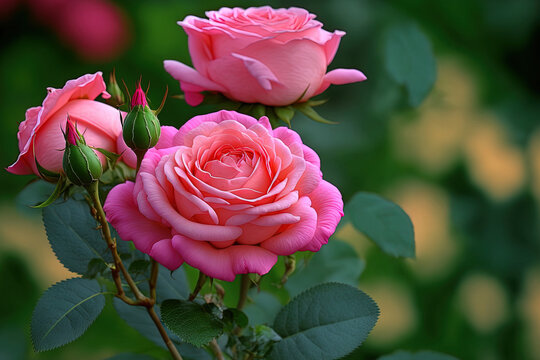
#> input picture chapter-3_image-processing/sample/flower.jpg, 540 x 360 px
$ jupyter execute --allow-errors chapter-3.1-point-operators.ipynb   (shell and % lines are left out)
#> lines starting #> are read from the running program, lines starting #| are printed output that depends on the picture
[cell 1]

import matplotlib.pyplot as plt
import matplotlib.image as mpimg

import numpy as np
import cv2

[cell 2]
# 3.1.1 Pixel Point Operator
# sample images and basic nd array manipulation of images using matrix arithmetic operations
img = mpimg.imread("sample/flower.jpg")
#> img is the input picture: shape (360, 540, 3); mean R, G, B 85.5, 74, 59.8
fig, axis = plt.subplots(1, 2)
axis[0].imshow(img)
axis[1].imshow(img + (np.ones(img.shape) + 10).astype("uint8"))

plt.show()
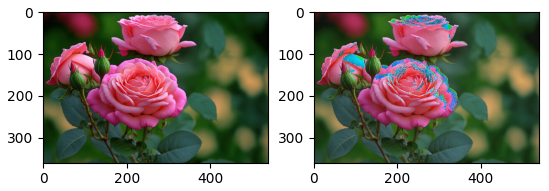
#> figure drawn by matplotlib, 2 panels

[cell 3]
# 3.1.3 Compositing and matting

# calculation of RGBa with alpha, the color is derived by the following formula: C = (1 - a)B + aF
# where B stands for background and F stands for foreground, C is the resulting image

def derive_RGBa(background: np.ndarray, foreground: np.ndarray, alpha: float = 1.) -> np.ndarray:

    return np.round((1 - alpha) * background + alpha * foreground).astype("uint8")


img_foreground = mpimg.imread("sample/flower.jpg")
#> (the rest of this cell did not finish here and is left out)

[cell 4]
# For image alpha blending using OpenCV implementation
def opencv_read_jpg(filename: str) -> np.ndarray:

    return cv2.cvtColor(cv2.imread(filename), cv2.COLOR_BGR2RGB)

# [13 lines left out: function opencv_alpha_blend, not called in this run]


def opencv_alpha_blend_v2(background: np.ndarray, foreground: np.ndarray, alpha: float = 1.) -> np.ndarray:
    # gamma is the scalar value added to each entry in the resulting image, set to 0 in this case
    return cv2.addWeighted(foreground, alpha, background, 1 - alpha, 0)


cv_foreground = opencv_read_jpg("sample/flower.jpg")
#> (the rest of this cell did not finish here and is left out)

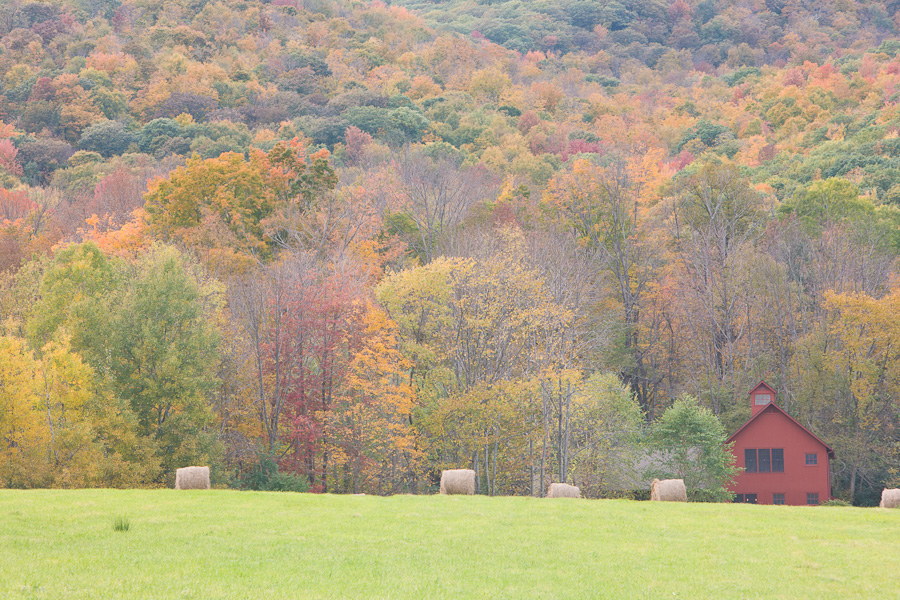
#> input picture chapter-3_image-processing/sample/forest.jpg, 900 x 600 px
#> further down, img is the input picture: shape (600, 900, 3); mean R, G, B 171.3, 160.1, 128.7

width, height, channel = cv_foreground.shape

fig, axis = plt.subplots(3, 3, figsize=(8, 8))

for a in range(9):
    axis[a//3, a % 3].imshow(
        opencv_alpha_blend_v2(
            background=cv_background[:width, :height, :channel],
            foreground=cv_foreground,
            alpha=0.1*(a+1)))
    axis[a//3, a % 3].axis("off")

plt.subplots_adjust(wspace=0.03, hspace=0.03)
fig.tight_layout(h_pad=-13.0)
plt.show()

[cell 5]
# 3.1.4 Histogram equalization
# picture histogram is the frequency of pixels at all intensity, where 8-bit color intensity (at all respective RGB channels) range from 0 to 255

def image_histogram(image: np.ndarray) -> tuple[np.ndarray, np.ndarray, np.ndarray]:
    # 8-bit color range
    color_range = np.arange(2**8 + 1)
    total_pixels = image.shape[0] * image.shape[1]
#> total_pixels = 540000

    r = np.histogram(image[:, :, 0].reshape((total_pixels, )), bins=color_range)[0]
#> r = 256 values, max 7068 at index 206, min 0 at index 0, mean 2109.4
    g = np.histogram(image[:, :, 1].reshape((total_pixels, )), bins=color_range)[0]
#> g = 256 values, max 7656 at index 148, min 0 at index 0, mean 2109.4
    b = np.histogram(image[:, :, 2].reshape((total_pixels, )), bins=color_range)[0]
#> b = 256 values, max 9416 at index 137, min 0 at index 0, mean 2109.4

    return (r, g, b)

# [8 lines left out: function plot_histogram, not called in this run]

img1 = mpimg.imread("sample/flower.jpg")
#> (the rest of this cell did not finish here and is left out)

[cell 6]
# after we have obtained the picture density probability functions f(I)
# we can now derive the cumulative density function of the histogram
# the derivation of the cumulative density, which is the percentile of the value of I, c(I) = c(I - 1) + h(I) / N,
# where c is the cumulative percentile function, h is the frequency function at intensity I, N is the total number of pixels of the image

def cumulative_density(histogram: np.ndarray) -> np.ndarray:
    N = np.sum(histogram)
#> N = 540000
    cumulative = np.cumsum(histogram)
#> cumulative = 256 values from 0 to 540000

    return cumulative / N


# [7 lines left out: function plot_cumulative_histogram, not called in this run]


img1 = mpimg.imread("sample/flower.jpg")
#> (the rest of this cell did not finish here and is left out)

[cell 7]
# now to perform histogram equalization
# to apply equalization, we need to find a mapping function f(I) = a c(I) + (1 - a) I, such that the probabily density is the same for all intensity I (0 ~ 255)
# Important: note that when working with 8-bit pixels, the c(I) function is re-scaled to the range of [0, 255]
# using numpy to implement equalization:
def mapping_function(cdf: np.ndarray) -> np.ndarray:
    cdf_masked = np.ma.masked_equal(cdf, 0)
    cdf_masked = (cdf_masked - cdf_masked.min()) * 255 / (cdf_masked.max() - cdf_masked.min())

    return np.round(np.ma.filled(cdf_masked, 0)).astype("uint8")

def histogram_equalization(image: np.ndarray) -> np.ndarray:
    histogram = image_histogram(img)
    c_r = cumulative_density(histogram[0]) * 255
#> c_r = 256 values from 0 to 255
    c_g = cumulative_density(histogram[1]) * 255
#> c_g = 256 values from 0 to 255
    c_b = cumulative_density(histogram[2]) * 255
#> c_b = 256 values from 0 to 255

    c = np.array([mapping_function(c_r), mapping_function(c_g), mapping_function(c_b)])

    channels = c[0, image[..., 0]], c[1, image[..., 1]], c[2, image[..., 2]]

    return np.stack(channels, axis=-1)
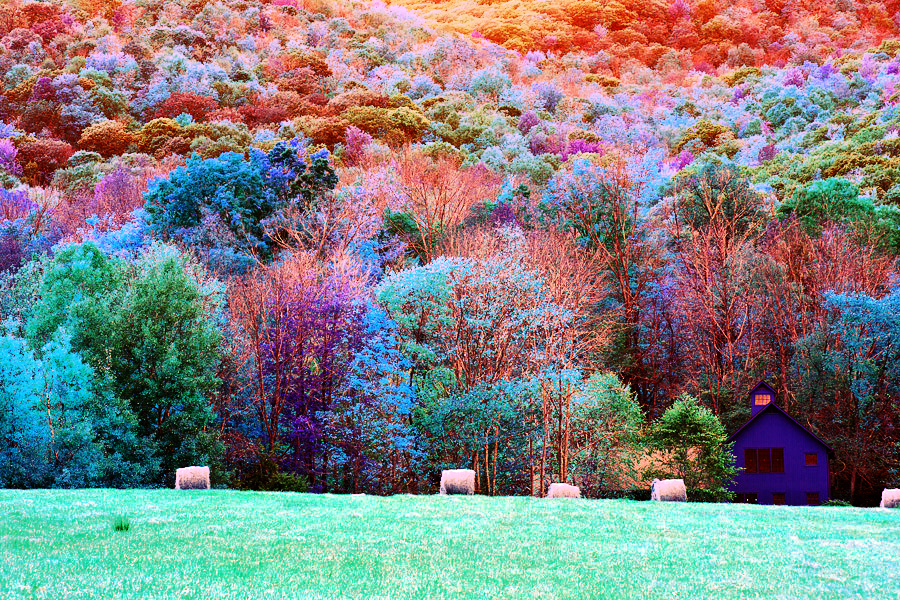
#> returned value: shape (600, 900, 3); mean of channels 0, 1, 2 128.6, 128.7, 129; drawn as B, G, R


img = mpimg.imread("sample/forest.jpg")
new_image = histogram_equalization(img)

fig, axis = plt.subplots(1, 2, figsize=(8, 8))

axis[0].imshow(img)
axis[0].set_title("original")
axis[0].axis("off")
axis[1].imshow(new_image)
axis[1].set_title("histogram equalization")
axis[1].axis("off")

plt.subplots_adjust(wspace=0.03, hspace=0.03)
plt.show()

[cell 8]
# open CV implementation of image equalization
img = cv2.cvtColor(cv2.imread("sample/forest.jpg"), cv2.COLOR_BGR2RGB)
R, G, B = cv2.split(img)
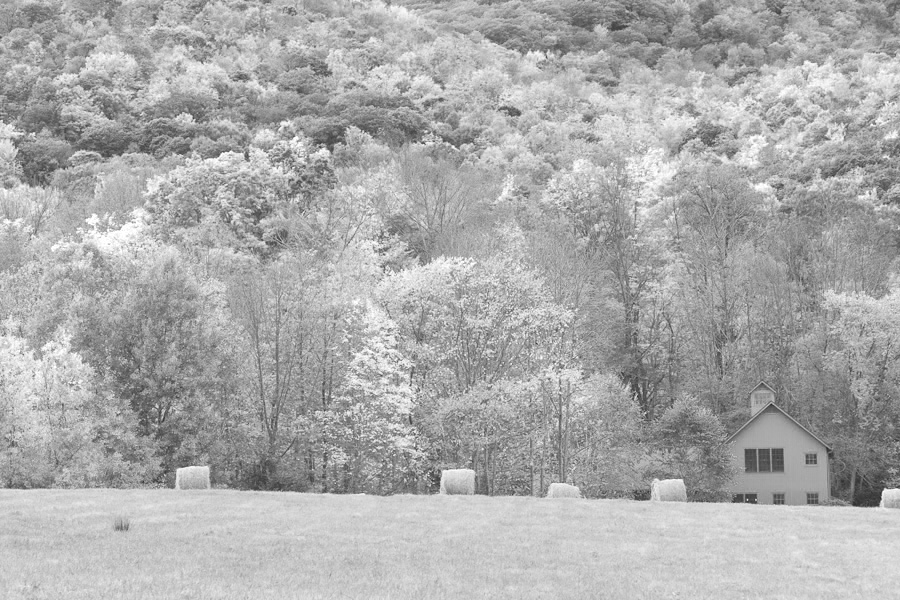
#> R: shape (600, 900); min 39, max 255, mean 171.3
output_R = cv2.equalizeHist(R)
output_G = cv2.equalizeHist(G)
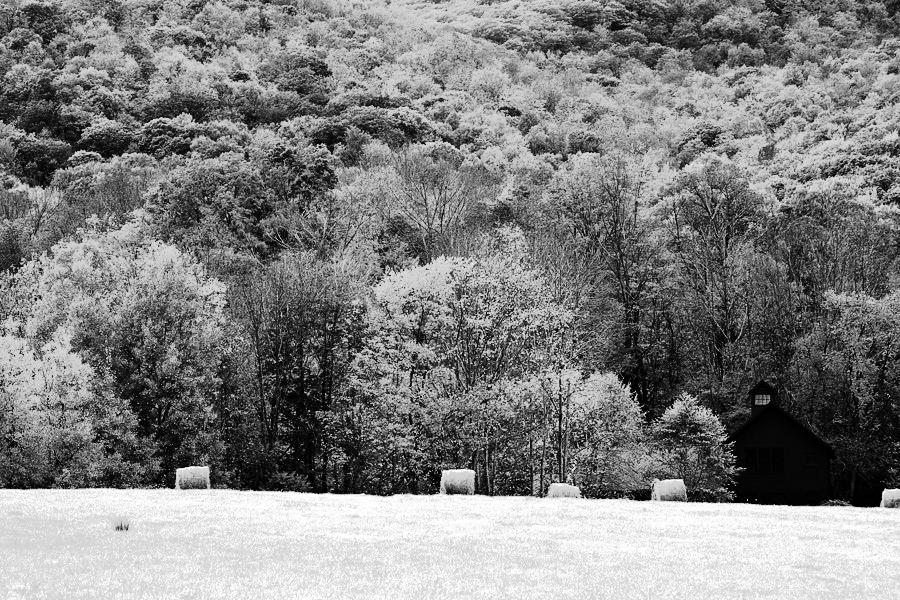
#> output_G: shape (600, 900); min 0, max 255, mean 128.7
output_B = cv2.equalizeHist(B)
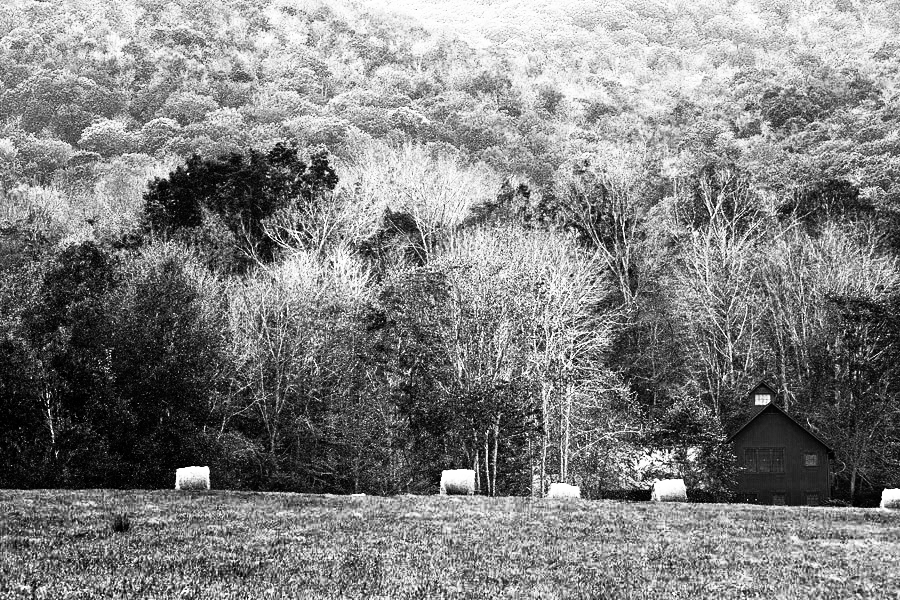
#> output_B: shape (600, 900); min 0, max 255, mean 129

new_image = cv2.merge((output_R, output_G, output_B))

fig, axis = plt.subplots(1, 2, figsize=(8, 8))

axis[0].imshow(img)
axis[0].set_title("original")
axis[0].axis("off")
axis[1].imshow(new_image)
axis[1].set_title("histogram equalization")
axis[1].axis("off")

plt.subplots_adjust(wspace=0.03, hspace=0.03)
plt.show()

[cell 9]
# Adaptive Histogram Equalization (AHE)
# Splitting the image into M x M smaller blocks and apply histogram equalization techniques to all the smaller blocks.
# For more efficient computation, the smaller blocks are non-overlapping,
# after all smaller equalization operation completed, borders of different blocks to be removed by bi-linear interpolation method

# bilinear interpolation implementation
# note that bilinear interpolation can also be achieved by a proper 2D filtering kernel, (refer to chapter-3.2 notebook)
# [22 lines left out: function bilinear_interpolate, not called in this run]

# OpenCV implementation:
# image is divided into small blocks called "tiles" (tileSize is 8x8 by default in OpenCV).
# Then each of these blocks are histogram equalized as usual. So in a small area, histogram would confine to a small region (unless there is noise).
# If noise is there, it will be amplified. To avoid this, contrast limiting is applied.
# If any histogram bin is above the specified contrast limit (by default 40 in OpenCV),
# those pixels are clipped and distributed uniformly to other bins before applying histogram equalization.
# After equalization, to remove artifacts in tile borders, bilinear interpolation is applied.

img = cv2.cvtColor(cv2.imread("sample/forest.jpg"), cv2.COLOR_BGR2RGB)
clahe = cv2.createCLAHE(clipLimit=2, tileGridSize=(8, 8))
R, G, B = cv2.split(img)
output_R = clahe.apply(R)
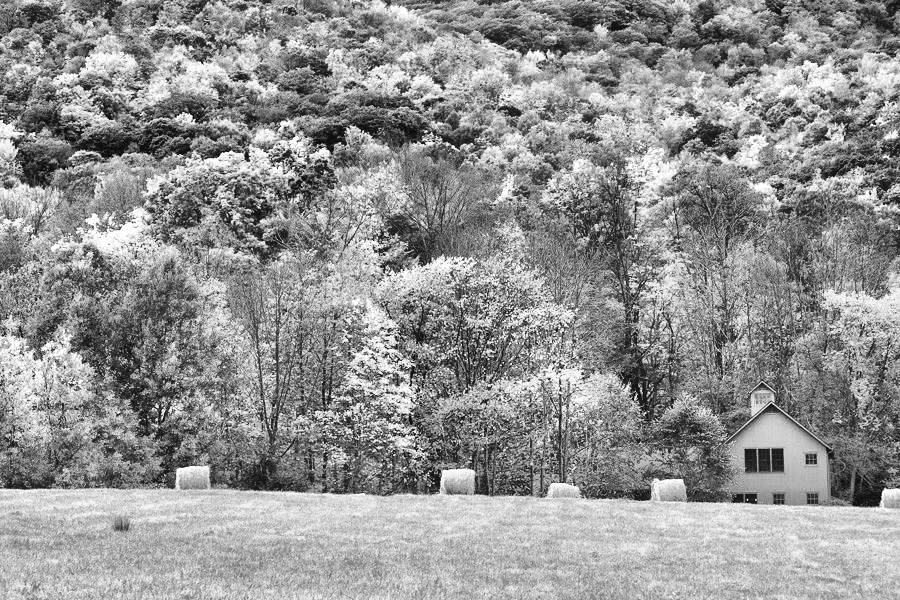
#> output_R: shape (600, 900); min 7, max 255, mean 146.2
output_G = clahe.apply(G)
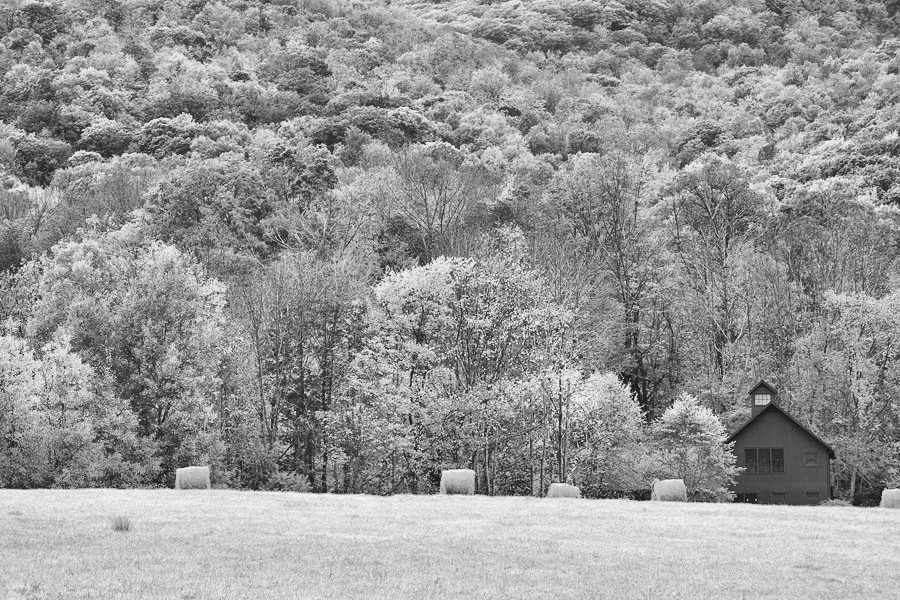
#> output_G: shape (600, 900); min 20, max 248, mean 150.4
output_B = clahe.apply(B)
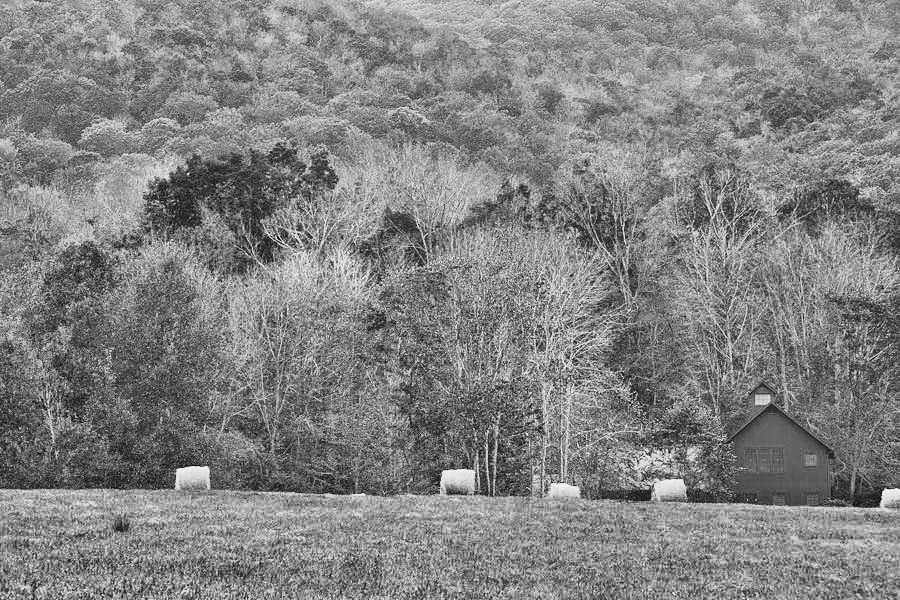
#> output_B: shape (600, 900); min 13, max 247, mean 130.4

new_image = cv2.merge((output_R, output_G, output_B))
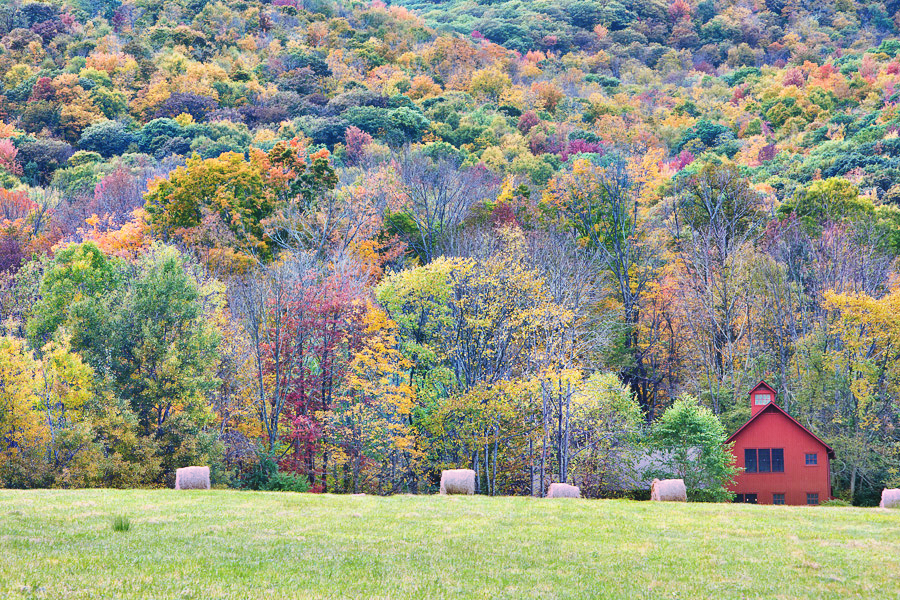
#> new_image: shape (600, 900, 3); mean R, G, B 146.2, 150.4, 130.4

fig, axis = plt.subplots(1, 2, figsize=(8, 8))

axis[0].imshow(img)
axis[0].set_title("original")
axis[0].axis("off")
axis[1].imshow(new_image)
axis[1].set_title("adaptive histogram equalization")
axis[1].axis("off")

plt.subplots_adjust(wspace=0.03, hspace=0.03)
plt.show()
